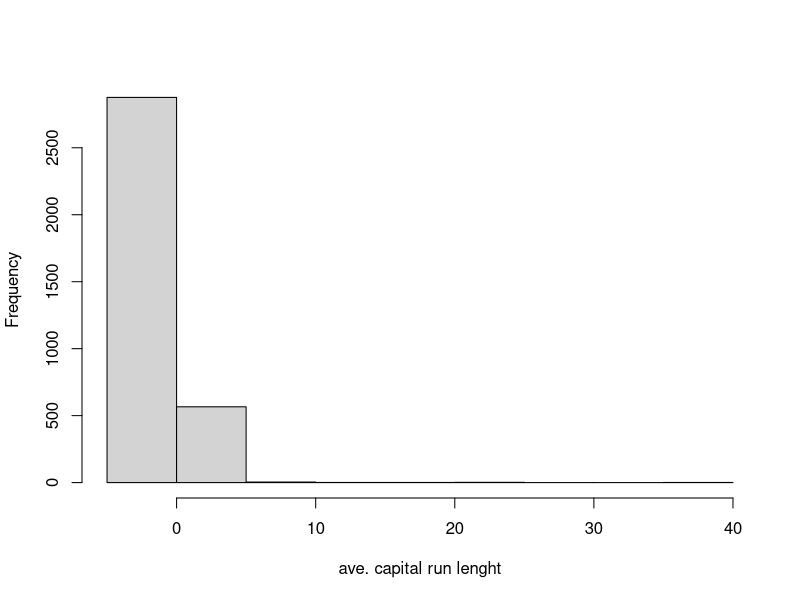

Write R code to recreate this figure.
library(caret)
library(kernlab)

data(spam)

inTrain <- createDataPartition(y=spam$type, 
                           p=0.75, list=FALSE)

training <- spam[inTrain, ]
testing <- spam[-inTrain, ]

training$capitalAve <- (training$capitalAve - mean(training$capitalAve)) / sd(training$capitalAve)

hist(training$capitalAve, main="", xlab="ave. capital run lenght")
